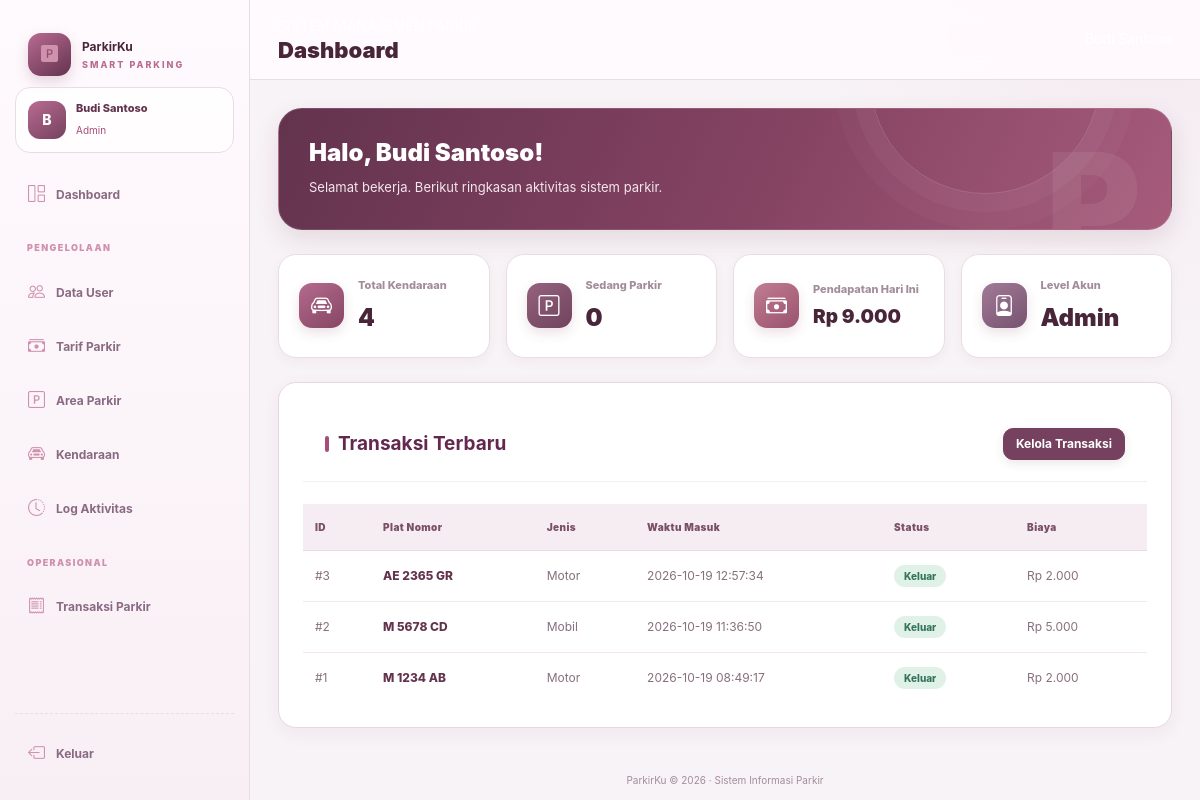
Screenshot of /parkir/dashboard.php (signed in) with the database file from the repository.
### tables this page shows
CREATE TABLE `tb_transaksi` (
  `id_parkir` int(11) NOT NULL,
  `id_kendaraan` int(11) NOT NULL,
  `waktu_masuk` datetime NOT NULL,
  `waktu_keluar` datetime DEFAULT NULL,
  `id_tarif` int(11) NOT NULL,
  `durasi_jam` int(5) DEFAULT NULL,
  `biaya_total` decimal(10,0) DEFAULT NULL,
  `status` enum('masuk','keluar') NOT NULL DEFAULT 'masuk',
  `id_user` int(11) NOT NULL,
  `id_area` int(11) NOT NULL
);

CREATE TABLE `tb_kendaraan` (
  `id_kendaraan` int(11) NOT NULL,
  `plat_nomor` varchar(15) NOT NULL,
  `jenis_kendaraan` varchar(20) NOT NULL,
  `warna` varchar(20) DEFAULT NULL,
  `pemilik` varchar(100) DEFAULT NULL,
  `id_user` int(11) NOT NULL
);

### parkir/includes/functions.php (called while the page is built, shortened)
<?php
function e($value): string
{
    return htmlspecialchars(
        (string)($value ?? ''),
        ENT_QUOTES,
        'UTF-8'
    );
}
function rupiah($angka): string
{
    return 'Rp ' . number_format((float)$angka, 0, ',', '.');
}
function current_user(): array
{
    return $_SESSION['user'] ?? [];
}
function base_url(string $path = ''): string
{
    return '/parkir/' . ltrim($path, '/');
}

### parkir/dashboard.php (the view, shortened to what this page needs)
<?php
require_once __DIR__ . '/includes/auth.php';
$role = current_user()['role'];
if ($role === 'admin') {
    $totalKendaraan = (int)$pdo->query(
        'SELECT COUNT(*) FROM tb_kendaraan'
    )->fetchColumn();
    $aktif = (int)$pdo->query(
        "SELECT COUNT(*) FROM tb_transaksi WHERE status = 'masuk'"
    )->fetchColumn();
    $pendapatan = (float)$pdo->query(
        "SELECT COALESCE(SUM(biaya_total), 0)
         FROM tb_transaksi
         WHERE status = 'keluar'
         AND DATE(waktu_keluar) = CURDATE()"
    )->fetchColumn();
}
$recent = $pdo->query(
    "SELECT
        t.id_parkir,
        k.plat_nomor,
        k.jenis_kendaraan,
        t.waktu_masuk,
        t.waktu_keluar,
        t.biaya_total,
        t.status
     FROM tb_transaksi t
     JOIN tb_kendaraan k ON k.id_kendaraan = t.id_kendaraan
     ORDER BY t.id_parkir DESC
     LIMIT 8"
)->fetchAll();
$pageTitle = 'Dashboard';
require __DIR__ . '/includes/header.php';
require __DIR__ . '/includes/sidebar.php';
?>
<div class="welcome">
    <h2>
        Halo, <?= e(current_user()['nama_lengkap']) ?>!
    </h2>
    <p>
        Selamat bekerja. Berikut ringkasan aktivitas sistem parkir.
    </p>
</div>
<div class="row g-3 mb-4">
    <div class="col-12 col-md-6 col-xl-3">
        <div class="stat-card">
            <div class="stat-icon">
                <i class="bi bi-car-front"></i>
            </div>
            <div>
                <div class="stat-label">Total Kendaraan</div>
                <div class="stat-value">
                    <?= number_format($totalKendaraan) ?>
                </div>
            </div>
        </div>
    </div>
    <div class="col-12 col-md-6 col-xl-3">
        <div class="stat-card">
            <div class="stat-icon">
                <i class="bi bi-p-square"></i>
            </div>
            <div>
                <div class="stat-label">Sedang Parkir</div>
                <div class="stat-value">
                    <?= number_format($aktif) ?>
                </div>
            </div>
        </div>
    </div>
    <div class="col-12 col-md-6 col-xl-3">
        <div class="stat-card">
            <div class="stat-icon">
                <i class="bi bi-cash-stack"></i>
            </div>
            <div>
                <div class="stat-label">
                    <?= $role === 'owner' ? 'Total Pendapatan' : 'Pendapatan Hari Ini' ?>
                </div>
                <div class="stat-value" style="font-size:19px">
                    <?= rupiah($pendapatan) ?>
                </div>
            </div>
        </div>
    </div>
    <div class="col-12 col-md-6 col-xl-3">
        <div class="stat-card">
            <div class="stat-icon">
                <i class="bi bi-person-badge"></i>
            </div>
            <div>
                <div class="stat-label">Level Akun</div>
                <div class="stat-value">
                    <?= e(ucfirst($role)) ?>
                </div>
            </div>
        </div>
    </div>
</div>
<div class="panel">
    <div class="panel-head">
        <h2 class="section-heading mb-0">Transaksi Terbaru</h2>
        <?php if (in_array($role, ['admin', 'petugas'], true)): ?>
            <a
                class="btn btn-primary"
                href="<?= e(base_url('petugas/transaksi.php')) ?>"
            >
                Kelola Transaksi
            </a>
        <?php endif; ?>
    </div>
    <div class="table-responsive">
        <table class="table">
            <thead>
                <tr>
                    <th>ID</th>
                    <th>Plat Nomor</th>
                    <th>Jenis</th>
                    <th>Waktu Masuk</th>
                    <th>Status</th>
                    <th>Biaya</th>
                </tr>
            </thead>
            <tbody>
                <?php foreach ($recent as $r): ?>
                    <tr>
                        <td>#<?= (int)$r['id_parkir'] ?></td>
                        <td>
                            <strong><?= e($r['plat_nomor']) ?></strong>
                        </td>
                        <td><?= e(ucfirst($r['jenis_kendaraan'])) ?></td>
                        <td><?= e($r['waktu_masuk']) ?></td>
                        <td>
                            <span class="badge text-bg-<?= $r['status'] === 'masuk' ? 'primary' : 'success' ?>">
                                <?= e(ucfirst($r['status'])) ?>
                            </span>
                        </td>
                        <td>
                            <?= $r['biaya_total'] === null
                                ? '-'
                                : rupiah($r['biaya_total']) ?>
                        </td>
                    </tr>
                <?php endforeach; ?>
            </tbody>
        </table>
    </div>
</div>
<?php require __DIR__ . '/includes/footer.php'; ?>

### parkir/includes/header.php (shortened to what this page needs)
<?php
require_once __DIR__ . '/functions.php';
$pageTitle = $pageTitle ?? 'Dashboard';
$me = current_user();
?>
<!DOCTYPE html>
<html lang="id">
<head>
    <link
        href="https://cdn.jsdelivr.net/npm/bootstrap@5.3.3/dist/css/bootstrap.min.css"
        rel="stylesheet"
    >
    <link
        href="https://cdn.jsdelivr.net/npm/bootstrap-icons@1.11.3/font/bootstrap-icons.min.css"
        rel="stylesheet"
    >
    <link href="<?= e(base_url('assets/css/style.css')) ?>" rel="stylesheet">
</head>
<body>
<div class="app-shell">

### parkir/includes/sidebar.php (shortened to what this page needs)
<?php
$role = $me['role'] ?? '';
?>
<aside class="sidebar">
    <a class="brand" href="<?= e(base_url('dashboard.php')) ?>">
        <span class="brand-icon">
            <i class="bi bi-p-square-fill"></i>
        </span>
        <span>
            ParkirKu
            <small>SMART PARKING</small>
        </span>
    </a>
    <div class="profile-mini">
        <div class="avatar">
            <?= e(strtoupper(substr($me['nama_lengkap'] ?? 'U', 0, 1))) ?>
        </div>
        <div>
            <strong><?= e($me['nama_lengkap'] ?? '') ?></strong>
            <small><?= e(ucfirst($role)) ?></small>
        </div>
    </div>
    <nav class="nav-menu">
        <a href="<?= e(base_url('dashboard.php')) ?>">
            <i class="bi bi-grid-1x2"></i>
            Dashboard
        </a>
        <?php if ($role === 'admin'): ?>
            <div class="nav-label">PENGELOLAAN</div>
            <a href="<?= e(base_url('admin/users.php')) ?>">
                <i class="bi bi-people"></i>
                Data User
            </a>
            <a href="<?= e(base_url('admin/tarif.php')) ?>">
                <i class="bi bi-cash-stack"></i>
                Tarif Parkir
            </a>
            <a href="<?= e(base_url('admin/area.php')) ?>">
                <i class="bi bi-p-square"></i>
                Area Parkir
            </a>
            <a href="<?= e(base_url('admin/kendaraan.php')) ?>">
                <i class="bi bi-car-front"></i>
                Kendaraan
            </a>
            <a href="<?= e(base_url('admin/log.php')) ?>">
                <i class="bi bi-clock-history"></i>
                Log Aktivitas
            </a>
        <?php endif; ?>
        <?php if (in_array($role, ['admin', 'petugas'], true)): ?>
            <div class="nav-label">OPERASIONAL</div>
            <a href="<?= e(base_url('petugas/transaksi.php')) ?>">
                <i class="bi bi-receipt"></i>
                Transaksi Parkir
            </a>
        <?php endif; ?>
    </nav>
    <div class="sidebar-bottom">
        <a href="<?= e(base_url('auth/logout.php')) ?>">
            <i class="bi bi-box-arrow-left"></i>
            Keluar
        </a>
    </div>
</aside>
<main class="main-area">
    <header class="topbar">
        <div>
            <span class="topbar-kicker">SISTEM MANAJEMEN PARKIR</span>
            <h1><?= e($pageTitle) ?></h1>
        </div>
        <div class="top-user">
        </div>
    </header>
    <div class="page-content">

### parkir/includes/footer.php (shortened to what this page needs)
    </div>
    <footer class="footer-note">
        ParkirKu &copy; <?= date('Y') ?> · Sistem Informasi Parkir
    </footer>
</main>
</div>
</body>
</html>

### rows the page displays
tb_transaksi: id_parkir "3", id_kendaraan.plat_nomor "AE 2365 GR", id_kendaraan.jenis_kendaraan "Motor", waktu_masuk "2026-10-19 12:57:34", status "Keluar", biaya_total "Rp 2.000"
tb_transaksi: id_parkir "2", id_kendaraan.plat_nomor "M 5678 CD", id_kendaraan.jenis_kendaraan "Mobil", waktu_masuk "2026-10-19 11:36:50", status "Keluar", biaya_total "Rp 5.000"
tb_transaksi: id_parkir "1", id_kendaraan.plat_nomor "M 1234 AB", id_kendaraan.jenis_kendaraan "Motor", waktu_masuk "2026-10-19 08:49:17", status "Keluar", biaya_total "Rp 2.000"

### other values shown
substr($me['nama_lengkap'] ?? 'U', 0, 1) "B"
$me['nama_lengkap'] "Budi Santoso"
$role "Admin"
$pageTitle "Dashboard"
current_user()['nama_lengkap'] "Budi Santoso"
$totalKendaraan "4"
$aktif "0"
rupiah($pendapatan) "Rp 9.000"
